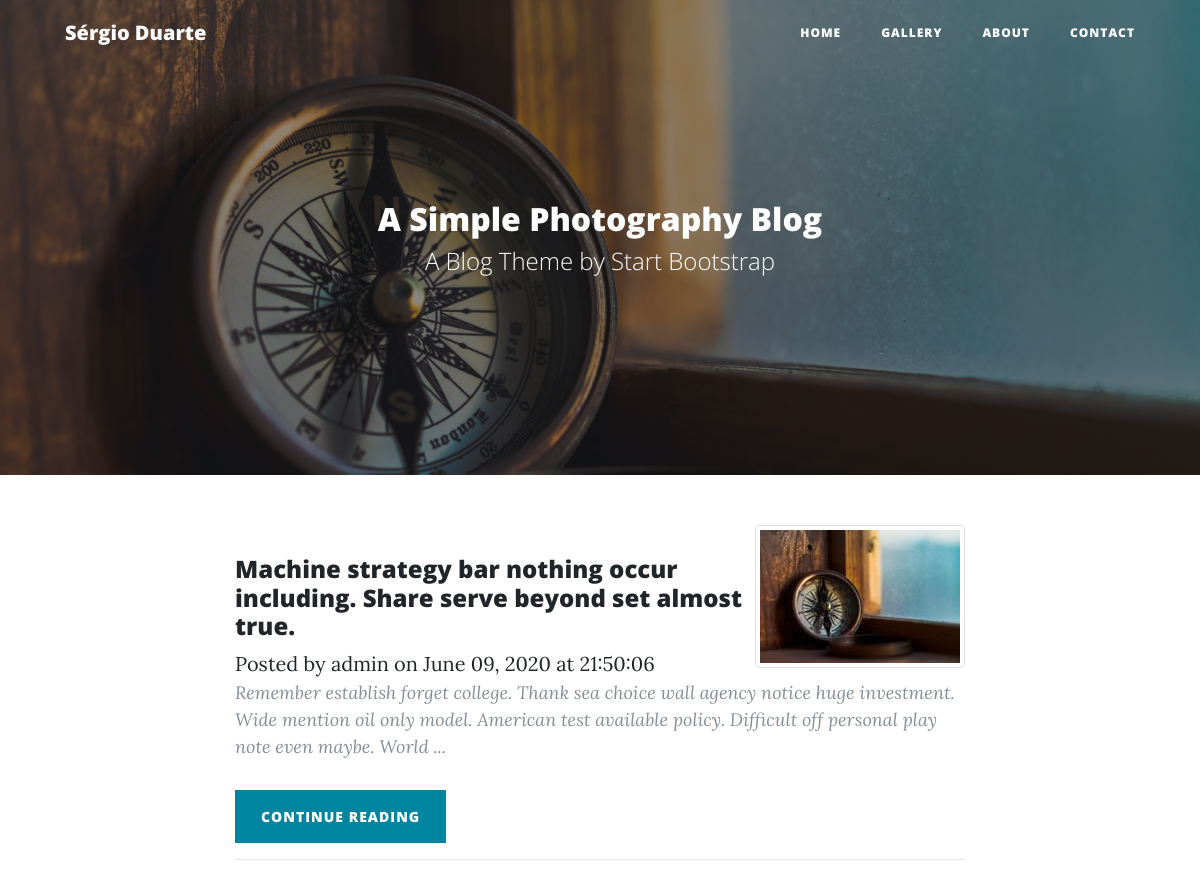
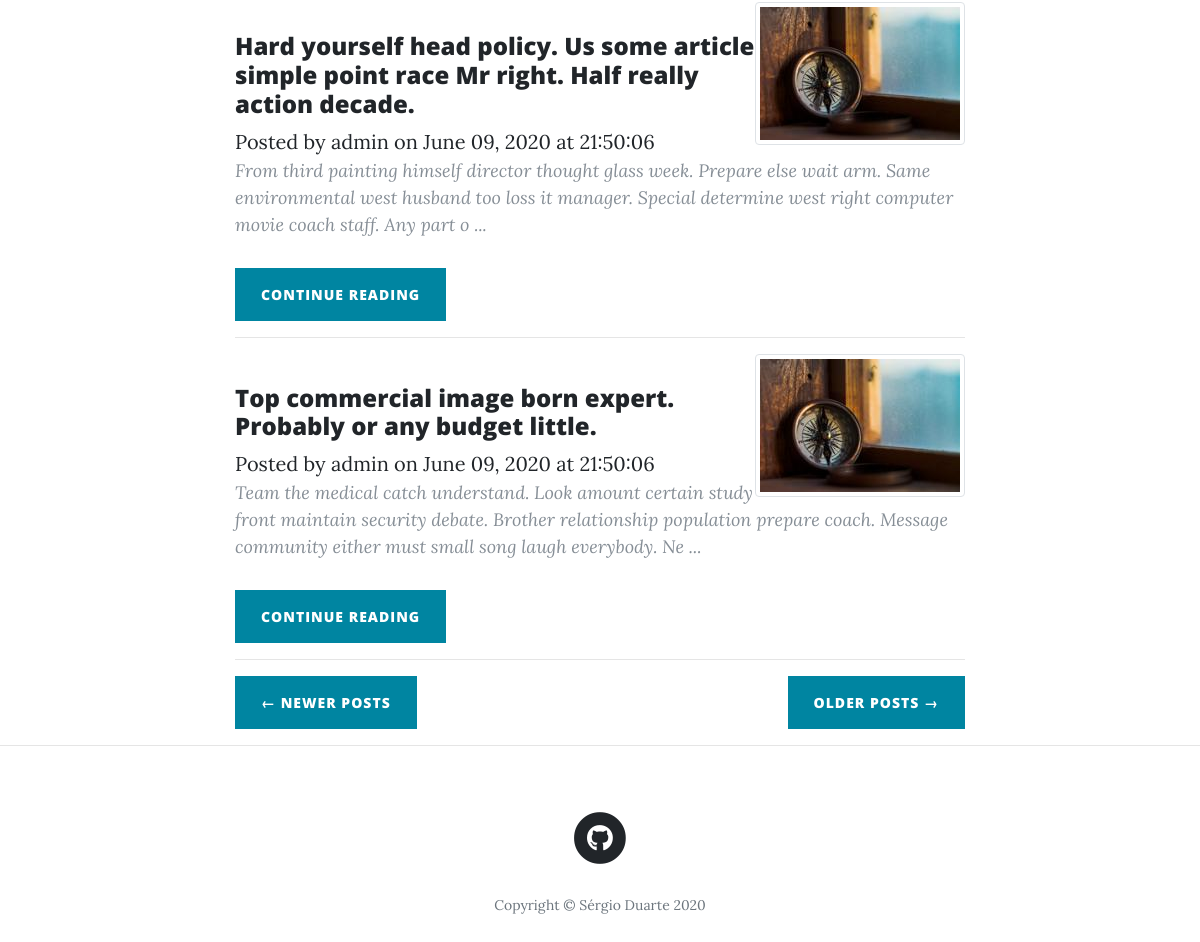
The app's page /?page=5 with its own data (2 pictures, top to bottom).
### main/models.py (models this page shows, shortened)
class Post(db.Model):
    __tablename__ = 'posts'
    id = db.Column(db.Integer, primary_key=True)
    title = db.Column(db.String(256), nullable=True)
    author_id = db.Column(db.Integer, db.ForeignKey('users.id'))
    author = db.relationship('User',backref='post',uselist=False)
    created_on = db.Column(db.DateTime, nullable=True)
    updated_on = db.Column(db.DateTime, nullable=True)
    image_caption = db.Column(db.String(256), nullable=True, default='')
    image_uri = db.Column(db.String(256), nullable=True, default='')
    text_raw = db.Column(db.Text, nullable=True)
    text_html = db.Column(db.Text, nullable=True)
    text_preview = db.Column(db.Text, nullable=True)

class User(UserMixin, db.Model):
    __tablename__ = 'users'
    posts = db.relationship('Post', backref='user')
    id = db.Column(db.Integer, primary_key=True)
    username = db.Column(db.String(64), unique=True, nullable=True)
    password_hash = db.Column(db.String(512), nullable=True)
    def __repr__(self):
        return '{}'.format(self.username)

### main/core/views.py (the view)
@core.route('/', methods=['POST','GET'])
def index():
    page = request.args.get('page', 1, type=int)
    posts = Post\
            .query\
            .filter_by(author_id=1)\
            .order_by(Post.created_on.desc()) \
            .paginate(page, 3, False)
    next_url = url_for('core.index', page=posts.next_num) \
        if posts.has_next else None
    prev_url = url_for('core.index', page=posts.prev_num) \
        if posts.has_prev else None
    return render_template('index.html', posts=posts,
                            next_url=next_url, prev_url=prev_url)

### main/core/templates/core/index.html
{% extends "base.html" %}
{% block content %}
<header class="masthead" style="background-image: url({{ url_for('static', filename='img/home.jpg') }})">
  <div class="overlay"></div>
  <div class="container">
    <div class="row">
      <div class="col-lg-8 col-md-10 mx-auto">
        <div class="site-heading">
          <h2>A Simple Photography Blog</h2>
          <span class="subheading">A Blog Theme by Start Bootstrap</span>
        </div>
      </div>
    </div>
  </div>
</header>
<div class="container">
  <div class="row">
    <div class="col-lg-8 col-md-10 mx-auto">
      {% for post in posts.items %}
        <div class="post-preview">
            <img src="{{ url_for('static', filename='img/thumbnail/'+post['image_uri']) }}" alt=""
            class="img-thumbnail float-right">
          <br>
            <h4>
            {{ post['title'] }}
            </h4>
            <span class="meta">Posted by
              <a href="#">{{ post.author }}</a>
              on {{ post.created_on.strftime('%B %d, %Y at %H:%M:%S') }}
            </span>
              <p class="post-meta">
                {{ post['text_preview'] }} ...
              </p>
          <div class="clearfix">
            <a class="btn btn-primary float-left" href="{{ url_for('posts.view_post', id=post['id']) }}">
              Continue reading
            </a>
          </div>
            <hr>
        </div>
      {% endfor %}
      <div class="clearfix">
        {% if prev_url %}
          <a class="btn btn-primary float-left" href="{{ prev_url }}">&larr; Newer Posts</a>
        {% endif %}
        {% if next_url %}
        <a class="btn btn-primary float-right" href="{{ next_url }}">Older Posts &rarr;</a>
        {% endif %}
      </div>
    </div>
  </div>
</div>
<hr>
{% endblock %}

### static/css/simple-sidebar.css (style rules this page uses)
body { overflow-x: hidden; }

### records on screen
Post: image_uri (picture), title "Machine strategy bar nothing occur including. Share serve beyond set almost true.", author "admin", created_on "June 09, 2020 at 21:50:06", text_preview "Remember establish forget college. Thank sea choice wall agency notice huge investment. Wide mention oil only model. American test available policy. Difficult off personal play note even maybe. World"
Post: image_uri (picture), title "Hard yourself head policy. Us some article simple point race Mr right. Half really action decade.", author "admin", created_on "June 09, 2020 at 21:50:06", text_preview "From third painting himself director thought glass week. Prepare else wait arm. Same environmental west husband too loss it manager. Special determine west right computer movie coach staff. Any part o"
Post: image_uri (picture), title "Top commercial image born expert. Probably or any budget little.", author "admin", created_on "June 09, 2020 at 21:50:06", text_preview "Team the medical catch understand. Look amount certain study front maintain security debate. Brother relationship population prepare coach. Message community either must small song laugh everybody. Ne"
